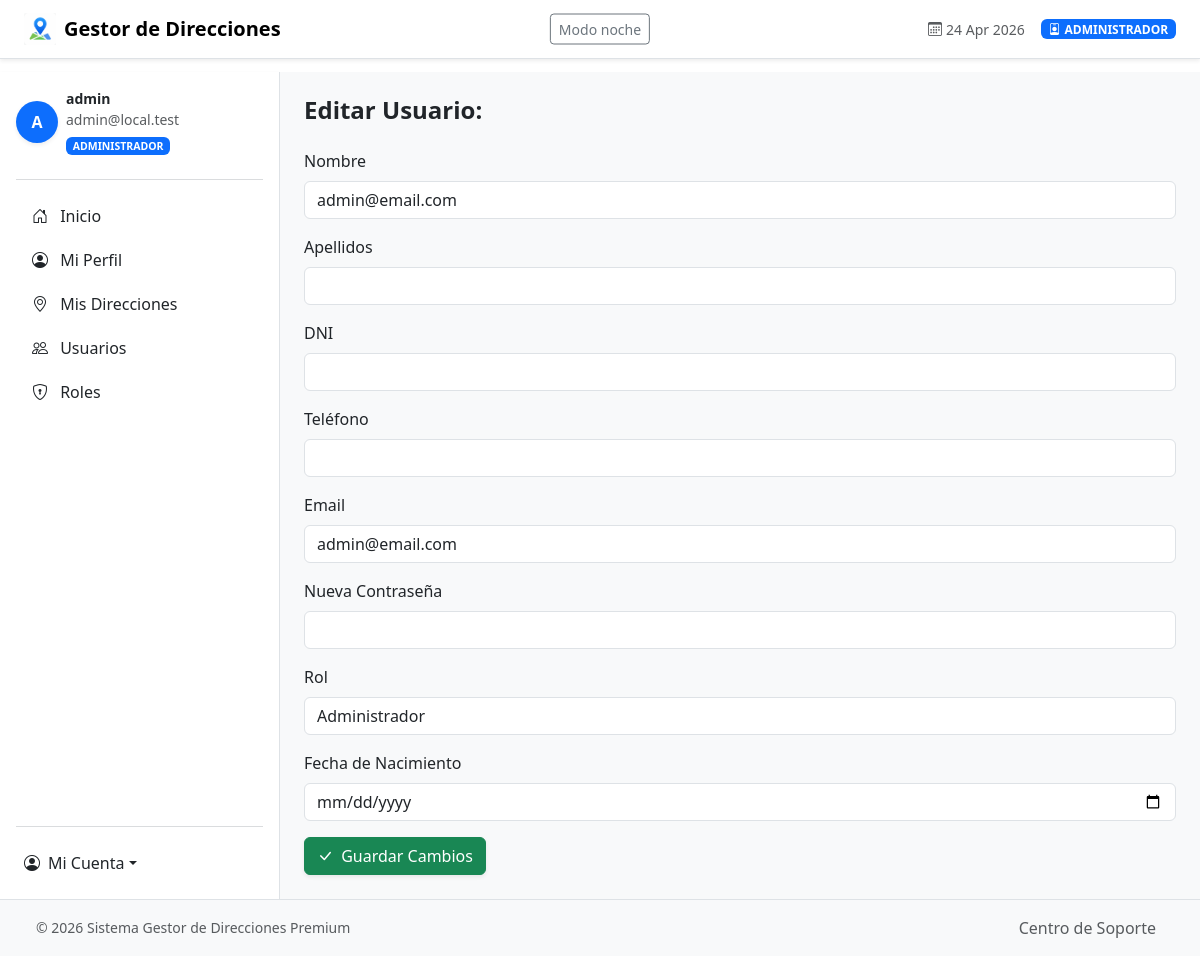
/templates/frontend/edituser.php?id=3 (signed in), run on the app's committed database.
### tables this page shows
CREATE TABLE `users` (
  `id` int(11) NOT NULL,
  `username` varchar(100) NOT NULL,
  `apellidos` varchar(150) DEFAULT NULL,
  `DNI` varchar(50) DEFAULT NULL,
  `fechaNacimiento` date DEFAULT NULL,
  `telefono` varchar(30) DEFAULT NULL,
  `email` varchar(150) NOT NULL,
  `password` varchar(255) NOT NULL,
  `role` varchar(100) DEFAULT NULL,
  `fechaCreacion` datetime NOT NULL DEFAULT current_timestamp(),
  `fechaModificacion` datetime NOT NULL DEFAULT current_timestamp() ON UPDATE current_timestamp()
);

### clases/Database.php (called while the page is built)
<?php
class Database {
    private static $pdo = null;
    public static function getConnection() {
        if (self::$pdo !== null) {
            return self::$pdo;
        }
        $config = require dirname(__DIR__) . '/config.php';
        $host = $config['db_host'];
        $port = $config['db_port'] ?? '3306';
        $db   = $config['db_name'];
        $user = $config['db_user'];
        $pass = $config['db_pass'];
        $charset = $config['db_charset'];
        $dsn = "mysql:host={$host};port={$port};dbname={$db};charset={$charset}";
        $options = [
            PDO::ATTR_ERRMODE => PDO::ERRMODE_EXCEPTION,
            PDO::ATTR_DEFAULT_FETCH_MODE => PDO::FETCH_ASSOC,
            PDO::ATTR_EMULATE_PREPARES => false,
        ];
        self::$pdo = new PDO($dsn, $user, $pass, $options);
        return self::$pdo;
    }
}

### clases/CPUser.php (called while the page is built, shortened)
<?php
require_once __DIR__ . '/Database.php';
class CPUser extends CPGenerico {
    protected $username;
    protected $apellidos;
    protected $DNI;
    protected $fechaNacimiento;
    protected $telefono;
    protected $email;
    protected $role;
    public function __construct($id = null, $username = '', $email = '', $password = '', $role = null, $apellidos = '', $DNI = '', $fechaNacimiento = '', $telefono = '', $activo = 1, $avatar = '') {
        $this->username = $username;
        $this->apellidos = $apellidos;
        $this->DNI = $DNI;
        $this->fechaNacimiento = $fechaNacimiento;
        $this->telefono = $telefono;
        $this->email = $email;
        $this->role = $role;
    }
    public function getUsername() { return $this->username; }
    public function getApellidos() { return $this->apellidos; }
    public function getDNI() { return $this->DNI; }
    public function getFechaNacimiento() { return $this->fechaNacimiento; }
    public function getTelefono() { return $this->telefono; }
    public function getEmail() { return $this->email; }
    public function setPassword($p) {
        if (!empty($p)) {
            $algo = password_get_info($p)['algo'];
        }
    }
    public function getRole() { return $this->role; }
    public function getRoleNormalized(): string {
        $role = mb_strtolower(trim($this->role ?? 'empleado'));
        return $role === 'standard' ? 'empleado' : $role;
    }
    public function esAdministrador(): bool {
        return $this->getRoleNormalized() === 'administrador';
    }
    private static function getPdo() {
        return Database::getConnection();
    }
    private static function fromRow($row): ?self {
        $usuario = new self(
            $row['id'] ?? null,
            $row['username'] ?? '',
            $row['email'] ?? '',
            $row['password'] ?? '',
            $row['role'] ?? null,
            $row['apellidos'] ?? '',
            $row['DNI'] ?? '',
            $row['fechaNacimiento'] ?? '',
            $row['telefono'] ?? '',
            $row['activo'] ?? 1,
            $row['avatar'] ?? ''
        );
        if (isset($row['fechaCreacion'])) {
            $usuario->setFechaCreacion($row['fechaCreacion']);
        }
        if (isset($row['fechaModificacion'])) {
            $usuario->setFechaModificacion($row['fechaModificacion']);
        }
        return $usuario;
    }
    public static function buscarPorEmail($email): ?self {
        $stmt = self::getPdo()->prepare('SELECT * FROM users WHERE email = ? LIMIT 1');
        $stmt->execute([$email]);
        $row = $stmt->fetch();
        return $row ? self::fromRow($row) : null;
    }
    public static function buscarPorId($id): ?self {
        $stmt = self::getPdo()->prepare('SELECT * FROM users WHERE id = ? LIMIT 1');
        $stmt->execute([$id]);
        $row = $stmt->fetch();
        return $row ? self::fromRow($row) : null;
    }
}

### templates/backend/edituser_back.php (called while the page is built, shortened)
<?php
require_once dirname(__DIR__, 2) . '/clases/CPUser.php';
if ($id) {
    $usuario = CPUser::buscarPorId($id);
}

### config.php (called while the page is built)
<?php
return [
    'db_host' => '127.0.0.1',
    'db_port' => '3307',
    'db_name' => 'gestor_direcciones',
    'db_user' => 'root',
    'db_pass' => '',
    'db_charset' => 'utf8mb4',
];

### templates/frontend/edituser.php (the view, shortened to what this page needs)
<?php
require_once('../backend/edituser_back.php');
require_once('head.php');
require_once('sidebar.php');
$currentUser = CPUser::buscarPorEmail($_SESSION['email'] ?? '');
$isAdminUser = $currentUser ? $currentUser->esAdministrador() : false;
?>
<main class="flex-grow-1 p-4 bg-light">
    <h2 class="h4 fw-bold mb-4">Editar Usuario:</h2>
    <form method="post" action="">
        <div class="mb-3">
            <label for="name" class="form-label">Nombre</label>
            <input type="text" class="form-control" id="name" name="username" value="<?php echo htmlspecialchars($usuario->getUsername()); ?>" required>
        </div>
        <div class="mb-3">
            <label for="lastname" class="form-label">Apellidos</label>
            <input type="text" class="form-control" id="lastname" name="lastname" value="<?php echo htmlspecialchars($usuario->getApellidos()); ?>" required>
        </div>
        <div class="mb-3">
            <label for="DNI" class="form-label">DNI</label>
            <input type="text" class="form-control" id="DNI" name="DNI" value="<?php echo htmlspecialchars($usuario->getDNI()); ?>" required>
        </div>
        <div class="mb-3">
            <label for="telefono" class="form-label">Teléfono</label>
            <input type="text" class="form-control" id="telefono" name="telefono" value="<?php echo htmlspecialchars($usuario->getTelefono()); ?>" required>
        </div>
        <div class="mb-3">
            <label for="email" class="form-label">Email</label>
            <input type="email" class="form-control" id="email" name="email" value="<?php echo htmlspecialchars($usuario->getEmail()); ?>" required>
        </div>
        <div class="mb-3">
            <label for="password" class="form-label">Nueva Contraseña </label>
            <input type="password" class="form-control" id="password" name="password">
        </div>
        <div class="mb-3">
            <label for="role" class="form-label">Rol</label>
            <?php if ($isAdminUser): ?>
                <select class="form-control" id="role" name="role" required>
                    <option value="administrador" <?php echo $usuario->getRole() === 'administrador' ? 'selected' : ''; ?>>Administrador</option>
                </select>
            <?php else: ?>
                <input type="hidden" name="role" value="<?php echo htmlspecialchars($usuario->getRole()); ?>">
                <div class="form-control-plaintext"><?php echo htmlspecialchars(ucfirst($usuario->getRole())); ?></div>
            <?php endif; ?>
        </div>
        <div class="mb-3">
            <label for="fechaNacimiento" class="form-label">Fecha de Nacimiento</label>
            <input type="date" class="form-control" id="fechaNacimiento" name="fechaNacimiento" value="<?php echo htmlspecialchars($usuario->getFechaNacimiento()); ?>">
        </div>
        <button type="submit" name="edit_user" class="btn btn-success shadow-sm">
            <i class="bi bi-check-lg me-1"></i> Guardar Cambios
        </button>
<?php require_once('../frontend/footer.php');    ?>

### templates/frontend/head.php (style rules this page uses)
body { padding-top: 72px; }

### data on the page
users: username "admin@email.com", email "admin@email.com", role "Administrador"

### other printed values
$rolUsuario "ADMINISTRADOR"
substr($correoUsuario, 0, 1) "A"
explode('@', $correoUsuario)[0] "admin"
$correoUsuario "admin@local.test"
$item['etiqueta'] "Inicio"
$item['etiqueta'] "Mi Perfil"
$item['etiqueta'] "Mis Direcciones"
$item['etiqueta'] "Usuarios"
$item['etiqueta'] "Roles"
